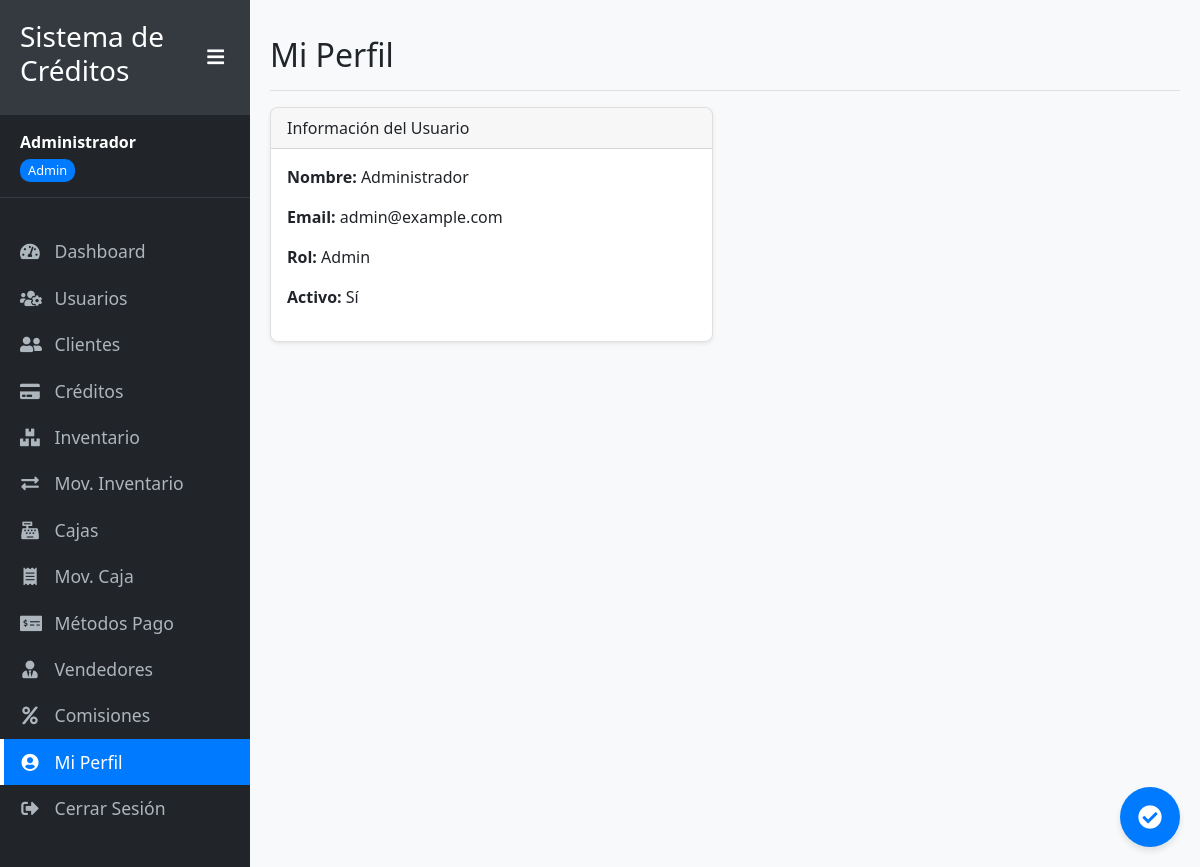
The page /perfil (signed in) on the database its author committed.
### app_simple.py (models this page shows, shortened)
class Usuario(UserMixin, db.Model):
    id = db.Column(db.Integer, primary_key=True)
    nombre = db.Column(db.String(100), nullable=False)
    email = db.Column(db.String(100), unique=True, nullable=False)
    password_hash = db.Column(db.String(200), nullable=False)
    rol = db.Column(db.String(20), default='usuario')  # admin, usuario, cobrador, vendedor
    activo = db.Column(db.Boolean, default=True)
    fecha_creacion = db.Column(db.DateTime, default=datetime.utcnow)

### app_simple.py (the view)
@app.route('/perfil')
@login_required
def perfil():
    return render_template('auth/perfil.html')

### app_simple.py (called while the page is built)
@login_manager.user_loader
def load_user(user_id):
    return Usuario.query.get(int(user_id))

### templates/auth/perfil.html (shortened to what this page needs)
{% extends "layouts/base.html" %}
{% block content %}
<div class="d-flex justify-content-between flex-wrap flex-md-nowrap align-items-center pt-3 pb-2 mb-3 border-bottom">
    <h1 class="h2">Mi Perfil</h1>
</div>
<div class="row">
    <div class="col-md-6">
        <div class="card">
            <div class="card-header">
                Información del Usuario
            </div>
            <div class="card-body">
                <p><strong>Nombre:</strong> {{ current_user.nombre }}</p>
                <p><strong>Email:</strong> {{ current_user.email }}</p>
                <p><strong>Rol:</strong> {{ current_user.rol | capitalize }}</p>
                <p><strong>Activo:</strong> {% if current_user.activo %}Sí{% else %}No{% endif %}</p>
            </div>
        </div>
    </div>
    <div class="col-md-6">
    </div>
</div>
{% endblock %}

### templates/layouts/base.html (shortened to what this page needs)
<!DOCTYPE html>
<html lang="es">
<head>
    <link href="https://cdn.jsdelivr.net/npm/bootstrap@5.1.3/dist/css/bootstrap.min.css" rel="stylesheet">
    <link rel="stylesheet" href="https://cdnjs.cloudflare.com/ajax/libs/font-awesome/5.15.4/css/all.min.css">
    <link rel="stylesheet" href="{{ url_for("static", filename="css/style.css")  }}">
<link rel="stylesheet" href="{{ url_for('static', filename='css/mobile.css') }}">
</head>
<body>
    <div class="wrapper d-flex">
        {% if current_user.is_authenticated %}
        <nav id="sidebar">
            <div class="sidebar-header">
                <h3>Sistema de Créditos</h3>
                <button type="button" id="toggleSidebar" class="d-none d-md-block">
                    <i class="fas fa-bars"></i>
                </button>
            </div>
            <div class="user-info d-none d-md-block">
                <strong>{{ current_user.nombre }}</strong><br>
                <span class="user-role">{{ current_user.rol | capitalize }}</span>
            </div>
            <ul class="list-unstyled components">
                <li data-path="{{ url_for("dashboard") }}">
                    <a href="{{ url_for("dashboard") }}"><i class="fas fa-tachometer-alt"></i> <span class="menu-text">Dashboard</span></a>
                </li>
                {% if current_user.rol == "admin" %}
                <li data-path="{{ url_for("usuarios") }}">
                    <a href="{{ url_for("usuarios") }}"><i class="fas fa-users-cog"></i> <span class="menu-text">Usuarios</span></a>
                </li>
                {% endif %}
                {% if current_user.rol in ["admin", "vendedor"] %}
                <li data-path="{{ url_for("clientes") }}">
                    <a href="{{ url_for("clientes") }}"><i class="fas fa-user-friends"></i> <span class="menu-text">Clientes</span></a>
                </li>
                {% endif %}
                {% if current_user.rol in ["admin", "vendedor"] %}
                <li data-path="{{ url_for("creditos") }}">
                    <a href="{{ url_for("creditos") }}"><i class="fas fa-credit-card"></i> <span class="menu-text">Créditos</span></a>
                </li>
                {% endif %}
                {% if current_user.rol == "admin" %}
                <li data-path="{{ url_for("inventario") }}">
                    <a href="{{ url_for("inventario") }}"><i class="fas fa-boxes"></i> <span class="menu-text">Inventario</span></a>
                </li>
                 <li data-path="{{ url_for("movimientos_inventario") }}">
                    <a href="{{ url_for("movimientos_inventario") }}"><i class="fas fa-exchange-alt"></i> <span class="menu-text">Mov. Inventario</span></a>
                </li>
                {% endif %}
                {% if current_user.rol == "admin" %}
                <li data-path="{{ url_for("cajas") }}">
                    <a href="{{ url_for("cajas") }}"><i class="fas fa-cash-register"></i> <span class="menu-text">Cajas</span></a>
                </li>
                 <li data-path="{{ url_for("movimientos_caja") }}">
                    <a href="{{ url_for("movimientos_caja") }}"><i class="fas fa-receipt"></i> <span class="menu-text">Mov. Caja</span></a>
                </li>
                 <li data-path="{{ url_for("metodos_pago") }}">
                    <a href="{{ url_for("metodos_pago") }}"><i class="fas fa-money-check-alt"></i> <span class="menu-text">Métodos Pago</span></a>
                </li>
                 <li data-path="{{ url_for("vendedores") }}">
                    <a href="{{ url_for("vendedores") }}"><i class="fas fa-user-tie"></i> <span class="menu-text">Vendedores</span></a>
                </li>
                 <li data-path="{{ url_for("comisiones") }}">
                    <a href="{{ url_for("comisiones") }}"><i class="fas fa-percent"></i> <span class="menu-text">Comisiones</span></a>
                </li>
                {% endif %}
                 <li data-path="{{ url_for("perfil") }}">
                    <a href="{{ url_for("perfil") }}"><i class="fas fa-user-circle"></i> <span class="menu-text">Mi Perfil</span></a>
                </li>
                <li>
                    <a href="{{ url_for("logout") }}"><i class="fas fa-sign-out-alt"></i> <span class="menu-text">Cerrar Sesión</span></a>
                </li>
            </ul>
        </nav>
        {% endif %}
        <div id="content" class="{% if not current_user.is_authenticated %}w-100{% endif %}">
            {% block content %}{% endblock %}
            {% if current_user.is_authenticated %}
            <button type="button" id="sync-button" class="sync-button" data-bs-toggle="tooltip" data-bs-placement="left" title="Datos sincronizados">
                <i class="fas fa-check-circle"></i>
            </button>
            {% endif %}
        </div>
    </div>
</body>
</html>

### static/css/style.css (style rules this page uses)
body { font-family: 'Segoe UI', Tahoma, Geneva, Verdana, sans-serif; background-color: #f8f9fa; overflow-x: hidden; }
.wrapper { display: flex; width: 100%; overflow: hidden; }
#sidebar { min-width: 250px; max-width: 250px; min-height: 100vh; background: #212529; color: #fff; transition: all 0.3s; z-index: 1000; }
#sidebar .sidebar-header { padding: 20px; background: #343a40; display: flex; justify-content: space-between; align-items: center; }
#sidebar ul.components { padding: 20px 0; }
#sidebar ul li a { padding: 10px 20px; font-size: 1.1em; display: block; color: #adb5bd; text-decoration: none; transition: all 0.3s; position: relative; white-space: nowrap; }
#sidebar ul li.active > a { color: #fff; background: #007bff; }
#sidebar ul li.active > a::before { content: ""; position: absolute; left: 0; top: 0; height: 100%; width: 4px; background-color: #fff; }
#sidebar ul li a i { margin-right: 10px; width: 20px; text-align: center; }
.user-info { padding: 15px 20px; border-bottom: 1px solid #343a40; margin-bottom: 10px; white-space: nowrap; overflow: hidden; text-overflow: ellipsis; }
.user-role { display: inline-block; font-size: 0.8em; padding: 2px 8px; border-radius: 10px; background-color: #007bff; color: white; margin-top: 5px; }
#content { width: 100%; padding: 20px; min-height: 100vh; transition: all 0.3s; overflow-y: auto; }
#toggleSidebar { background: transparent; border: none; color: white; font-size: 1.2em; cursor: pointer; }
.card { border-radius: 0.5rem; box-shadow: 0 0.125rem 0.25rem rgba(0, 0, 0, 0.075); margin-bottom: 1.5rem; }
.card-header { border-radius: 0.5rem 0.5rem 0 0 !important; font-weight: 500; }
.sync-button { position: fixed; bottom: 20px; right: 20px; width: 60px; height: 60px; border-radius: 50%; background-color: #007bff; color: white; display: flex; justify-content: center; align-items: center; box-shadow: 0 4px 6px rgba(0, 0, 0, 0.1); z-index: 1000; cursor: pointer; border: none; }
.sync-button i { font-size: 24px; }
body { padding-top: 60px; }
@media (min-width: 768px) { body { padding-top: 0; } }

### rows shown on the page
Usuario: nombre "Administrador", rol "Admin", email "admin@example.com"
